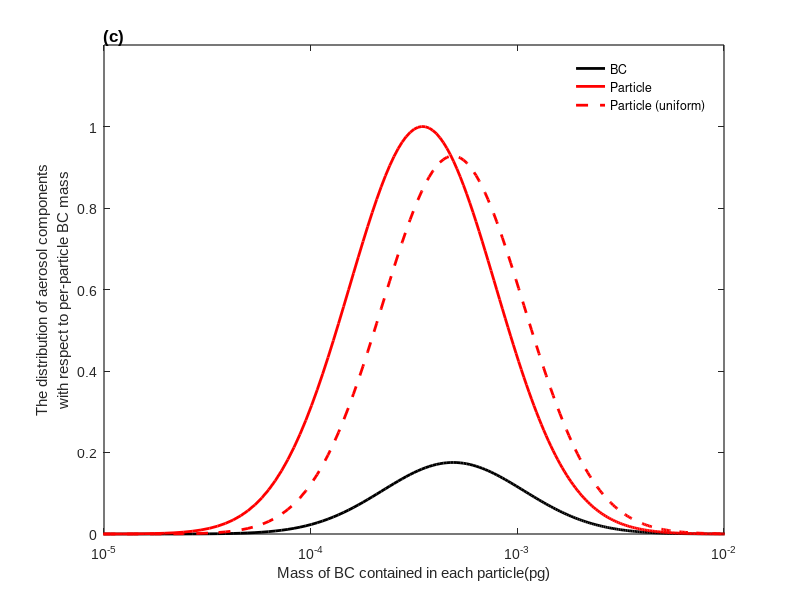

Write the MATLAB code that produced this figure. (Note: this script raises an error after producing the figure.)
clc
clear

% set Dc distribution paramter
sigma = 1.3; 
CMD = 70;  %70 nm
% set Dc distribution function
n_BC=@(D)1/sqrt(2*pi)./D/log(sigma).*...
    exp(-0.5*((log(D)-log(CMD))/log(sigma)).^2); % D unit:nm

% set Dc distribution paramter k
k = 0.021;
% set CT distribution function
n_CTF =@(CT)k*exp(-k*CT);

% set bin paramter
bin = 1; % set bin of Dc and CT
Dc_min=0;  % set the range of Dc
Dc_max=300;
CT_min=0;  % set the range of CT
CT_max=400;
% set Dc dist
Dc_mid = Dc_min+bin/2:bin:Dc_max;
n_Dc = zeros(1,length(Dc_mid));

for i=1:length(Dc_mid)
    n_Dc(i) = n_BC(Dc_mid(i))*bin;
end
N_Dc = sum(n_Dc);

% set CT dist
CT_mid = CT_max-bin/2:-bin:CT_min;
n_CT = zeros(1,length(CT_mid));

for i=1:length(CT_mid)
    n_CT(i) = n_CTF(CT_mid(i))*bin;
end
N_CT = sum(n_CT);

% get the n(Dc. CT)
n_matrix = repmat(n_Dc,length(n_CT),1).*repmat(transpose(n_CT),1,length(n_Dc));
N=sum(sum(n_matrix));

VF_DcCT = zeros(length(CT_mid),length(Dc_mid));

% get the VF(Dc,CT)
for i =1:length(Dc_mid)
    Dc  = Dc_mid(i);
    for j =1:length(CT_mid)
        CT = CT_mid(j);
        VF_DcCT(j,i)= Dc^3/(Dc+CT)^3;
    end
end

% get the VF(Dc)
V_core = zeros(1,length(Dc_mid));
V_P = zeros(1,length(Dc_mid));
VF_Dc = zeros(1,length(Dc_mid));
for i =1:length(Dc_mid)
    Dc  = Dc_mid(i);
    V_core(i) = Dc^3;
    V_P(i) = 0;
    for j =1:length(CT_mid)
        CT = CT_mid(j);
        V_P_j = (Dc+CT)^3 * n_CT(j);
        V_P(i) = V_P(i)+V_P_j;
    end
    VF_Dc(i) = V_core(i)/V_P(i);
end

%Dc(nm) to mass(pg)
rho_BC = 1800;  %kg/m3
rho_NBC = 1500;  %kg/m3
mass_pg =@(D)D^3*pi/6*10^(-12)* rho_BC;
Dc_mass_mid = zeros(1,length(Dc_mid));
for i=1:length(Dc_mid)
    Dc_mass_mid(i) = mass_pg(Dc_mid(i));
end
% get mass
V_BC = zeros(1,length(Dc_mass_mid));
mass_BC = zeros(1,length(Dc_mass_mid));
V_NBC = zeros(1,length(Dc_mass_mid));
mass_NBC = zeros(1,length(Dc_mass_mid));
mass_P = zeros(1,length(Dc_mass_mid));
for i =1:length(Dc_mass_mid) 
    V_BC(i) = Dc_mid(i)^3*pi/6*n_Dc(i);
    mass_BC(i) = V_BC(i)*rho_BC;
    V_P(i) = V_BC(i)/VF_Dc(i);
    V_NBC(i) =  V_P(i)- V_BC(i);
    mass_NBC(i) = V_NBC(i)*rho_NBC;
    mass_P(i) = mass_BC(i) + mass_NBC(i);
end
to1MAX = max(mass_P);
mass_BC = mass_BC./to1MAX;
mass_P = mass_P./to1MAX;
mass_P_uniform = mass_BC.*sum(mass_P)./sum(mass_BC);


figure;
semilogx(Dc_mass_mid, mass_BC, 'k', 'LineWidth', 2);
hold on;
semilogx(Dc_mass_mid, mass_P, 'r', 'LineWidth', 2);
hold on;
semilogx(Dc_mass_mid, mass_P_uniform, 'r--', 'LineWidth', 2);
set(gca,'LineWidth',0.9,'FontName','Arial','FontSize', 10);
% set legend
set(gca,'xminortick','off');
tickLength = [0.01, 0.02]; 
set(gca, 'TickLength', tickLength);
legend('BC', 'Particle', 'Particle (uniform)');
legend('boxoff')
xlabel('Mass of BC contained in each particle(pg)');
ylabel(sprintf('The distribution of aerosol components\nwith respect to per-particle BC mass'));
% Set the boundary values for the x-axis
x_min = 1e-5;  % Minimum value for the x-axis
x_max = 1e-2;  % Maximum value for the x-axis
xlim([x_min, x_max]);
% Set the boundary values for the y-axis
y_min = 0;     % Minimum value for the y-axis
y_max = 1.2;   % Maximum value for the y-axis
ylim([y_min, y_max]);
% set subtitile
title('(c)', 'Units', 'normalized', 'Position', [0, 1], 'HorizontalAlignment', 'left', 'FontSize', 12);

set(gcf, 'unit', 'centimeters', 'position', [0 0 17.78 8])
print('-r1000','-dpng','../Figure/Figure4_c.png');


csv_file_path = '../Data/VF_massBC.csv';
% read csv
data_matrix = csvread(csv_file_path);
Dc_mass_mid_P = data_matrix(2,:);
VF_Dc_P = data_matrix(1,:);
idx = VF_Dc_P ~= 0;
VF_Dc_P = VF_Dc_P(idx);
Dc_mass_mid_P = Dc_mass_mid_P(idx);

figure;
semilogx( Dc_mass_mid_P, VF_Dc_P , 'k',  'LineWidth', 1,'Marker','*');
hold on;
semilogx( Dc_mass_mid, VF_Dc , 'k','LineWidth', 2);
set(gca,'LineWidth',1,'FontName','Arial','FontSize', 10);
set(gca,'xminortick','off');
tickLength = [0.02, 0.03]; 
set(gca, 'TickLength', tickLength);
% fill
threshold = 0.5;
x_fill = [Dc_mass_mid_P, fliplr(Dc_mass_mid_P)]; % 
y_fill = [VF_Dc_P, zeros(1, length(VF_Dc_P))]; % 
y_fill2 = [VF_Dc_P, ones(1, length(VF_Dc_P))];
%y_fill(VF_Dc_P <= threshold) = threshold; % 
fill(x_fill, y_fill, 'k', 'FaceAlpha', 0.3); %
fill(x_fill, y_fill2, 'r', 'FaceAlpha', 0.3); %
legend('Particle resolved model','Theoretical model' ,'BC','non-BC');
legend('boxoff')
% set label
xlabel('Mass of BC contained in each particle(pg)');
ylabel(sprintf('Volume fraction'));
% Set the boundary values for the x-axis
x_min = min(Dc_mass_mid_P);  % Minimum value for the x-axis
x_max = max(Dc_mass_mid_P);  % Maximum value for the x-axis
xlim([x_min, x_max]);
% Set the boundary values for the y-axis
y_min = 0;     % Minimum value for the y-axis
y_max = 1;   % Maximum value for the y-axis
ylim([y_min, y_max]);
% set subtitile
title('(b)', 'Units', 'normalized', 'Position', [0, 1], 'HorizontalAlignment', 'left', 'FontSize', 12);
set(gcf, 'unit', 'centimeters', 'position', [0.5 0 8.5 7])
print('-r1000','-dpng','../Figure/Figure4_b.png');

